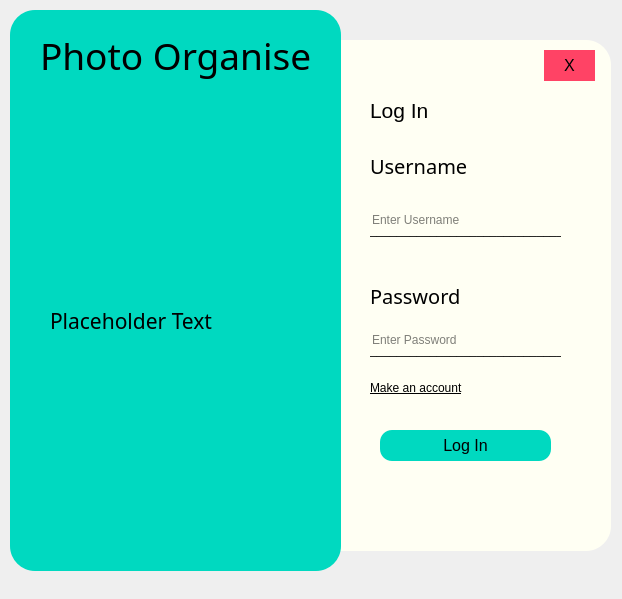
<?xml version="1.0" encoding="UTF-8"?>
<ui version="4.0">
 <class>MainWindow</class>
 <widget class="QMainWindow" name="MainWindow">
  <property name="geometry">
   <rect>
    <x>0</x>
    <y>0</y>
    <width>622</width>
    <height>599</height>
   </rect>
  </property>
  <property name="windowTitle">
   <string>MainWindow</string>
  </property>
  <widget class="QWidget" name="centralwidget">
   <widget class="QFrame" name="frame_2">
    <property name="geometry">
     <rect>
      <x>280</x>
      <y>40</y>
      <width>331</width>
      <height>511</height>
     </rect>
    </property>
    <property name="styleSheet">
     <string notr="true">background-color: #FFFFF3;
border-radius: 25px;</string>
    </property>
    <property name="frameShape">
     <enum>QFrame::StyledPanel</enum>
    </property>
    <property name="frameShadow">
     <enum>QFrame::Raised</enum>
    </property>
    <widget class="QLabel" name="LoginLabel">
     <property name="geometry">
      <rect>
       <x>90</x>
       <y>50</y>
       <width>171</width>
       <height>41</height>
      </rect>
     </property>
     <property name="font">
      <font>
       <pointsize>16</pointsize>
      </font>
     </property>
     <property name="text">
      <string>Log In</string>
     </property>
    </widget>
    <widget class="QLabel" name="UsernameLabel">
     <property name="geometry">
      <rect>
       <x>90</x>
       <y>110</y>
       <width>171</width>
       <height>31</height>
      </rect>
     </property>
     <property name="font">
      <font>
       <family>Segoe UI Variable Small Light</family>
       <pointsize>15</pointsize>
      </font>
     </property>
     <property name="text">
      <string>Username</string>
     </property>
    </widget>
    <widget class="QLabel" name="PasswordLabel">
     <property name="geometry">
      <rect>
       <x>90</x>
       <y>240</y>
       <width>171</width>
       <height>31</height>
      </rect>
     </property>
     <property name="font">
      <font>
       <family>Segoe UI Variable Small Light</family>
       <pointsize>15</pointsize>
      </font>
     </property>
     <property name="text">
      <string>Password</string>
     </property>
    </widget>
    <widget class="QLabel" name="label_6">
     <property name="geometry">
      <rect>
       <x>90</x>
       <y>180</y>
       <width>191</width>
       <height>20</height>
      </rect>
     </property>
     <property name="text">
      <string>______________________________</string>
     </property>
    </widget>
    <widget class="QLabel" name="label_7">
     <property name="geometry">
      <rect>
       <x>90</x>
       <y>300</y>
       <width>191</width>
       <height>20</height>
      </rect>
     </property>
     <property name="text">
      <string>______________________________</string>
     </property>
    </widget>
    <widget class="QLineEdit" name="UsernameEntry">
     <property name="geometry">
      <rect>
       <x>90</x>
       <y>170</y>
       <width>113</width>
       <height>20</height>
      </rect>
     </property>
     <property name="text">
      <string/>
     </property>
     <property name="placeholderText">
      <string>Enter Username</string>
     </property>
    </widget>
    <widget class="QLineEdit" name="PasswordEntry">
     <property name="geometry">
      <rect>
       <x>90</x>
       <y>290</y>
       <width>113</width>
       <height>20</height>
      </rect>
     </property>
     <property name="text">
      <string/>
     </property>
     <property name="echoMode">
      <enum>QLineEdit::Password</enum>
     </property>
     <property name="placeholderText">
      <string>Enter Password</string>
     </property>
    </widget>
    <widget class="QLabel" name="MakeAnAccountLabel">
     <property name="geometry">
      <rect>
       <x>90</x>
       <y>340</y>
       <width>141</width>
       <height>16</height>
      </rect>
     </property>
     <property name="font">
      <font>
       <underline>true</underline>
      </font>
     </property>
     <property name="text">
      <string>Make an account</string>
     </property>
    </widget>
    <widget class="QPushButton" name="LoginButton">
     <property name="geometry">
      <rect>
       <x>100</x>
       <y>390</y>
       <width>171</width>
       <height>31</height>
      </rect>
     </property>
     <property name="font">
      <font>
       <pointsize>12</pointsize>
      </font>
     </property>
     <property name="styleSheet">
      <string notr="true">QPushButton {
    border-radius: 12px;
    background-color: #00D9C0;
}

QPushButton:hover {
    background-color: white;
}</string>
     </property>
     <property name="text">
      <string>Log In</string>
     </property>
    </widget>
    <widget class="QPushButton" name="ExitButton">
     <property name="geometry">
      <rect>
       <x>264</x>
       <y>10</y>
       <width>51</width>
       <height>31</height>
      </rect>
     </property>
     <property name="font">
      <font>
       <pointsize>12</pointsize>
      </font>
     </property>
     <property name="styleSheet">
      <string notr="true">QPushButton {
    border-radius: 24px;
    background-color: #FF4365;
}

QPushButton:hover{
	background-color:#FF6B85;
}</string>
     </property>
     <property name="text">
      <string>X</string>
     </property>
    </widget>
   </widget>
   <widget class="QFrame" name="frame">
    <property name="geometry">
     <rect>
      <x>10</x>
      <y>10</y>
      <width>331</width>
      <height>561</height>
     </rect>
    </property>
    <property name="styleSheet">
     <string notr="true">QFrame#frame {
    border-radius: 25px;
    background-color: #00D9C0;
}
</string>
    </property>
    <property name="frameShape">
     <enum>QFrame::StyledPanel</enum>
    </property>
    <property name="frameShadow">
     <enum>QFrame::Raised</enum>
    </property>
    <widget class="QLabel" name="TitleLabel">
     <property name="geometry">
      <rect>
       <x>30</x>
       <y>10</y>
       <width>271</width>
       <height>71</height>
      </rect>
     </property>
     <property name="font">
      <font>
       <family>Segoe UI Variable Small Light</family>
       <pointsize>28</pointsize>
      </font>
     </property>
     <property name="text">
      <string>Photo Organiser</string>
     </property>
    </widget>
    <widget class="QLabel" name="DescriptionLabel">
     <property name="geometry">
      <rect>
       <x>40</x>
       <y>80</y>
       <width>261</width>
       <height>461</height>
      </rect>
     </property>
     <property name="font">
      <font>
       <family>Segoe UI Variable Text Light</family>
       <pointsize>16</pointsize>
      </font>
     </property>
     <property name="text">
      <string>Placeholder Text</string>
     </property>
    </widget>
   </widget>
  </widget>
 </widget>
 <resources/>
 <connections/>
</ui>
